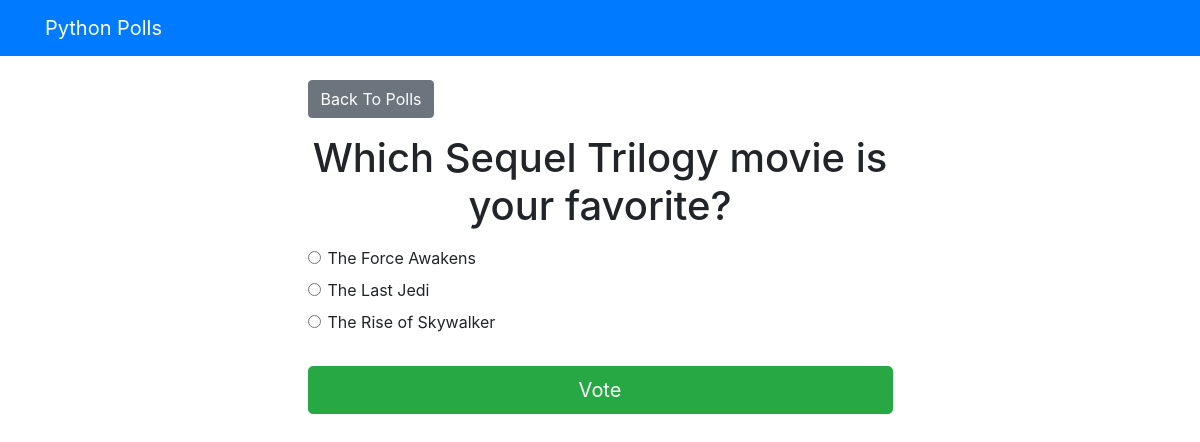
/polls/2, run on the app's committed database.
### polls/models.py (models this page shows, shortened)
class Question(models.Model):
    question_text = models.CharField(max_length=200)
    pub_date = models.DateTimeField('date published')

class Choice(models.Model):
    question = models.ForeignKey(Question, on_delete=models.CASCADE)
    choice_text = models.CharField(max_length=200)
    votes = models.IntegerField(default=0)

### polls/views.py (the view)
# urls.py: path('<int:question_id>', views.detail, name='detail'),
def detail(request, question_id):
  try:
    question = Question.objects.get(pk=question_id)
  except Question.DoesNotExist:
    raise Http404("Question does not exist")
  return render(request, 'polls/detail.html', { 'question': question })

### templates/polls/detail.html (shortened to what this page needs)
{% extends 'base.html' %}
{% block content %}
<a class="btn btn-secondary btn=sm mb-3" href="{% url 'polls:index' %}">Back To Polls</a>
<h1 class="text-center mb-3">{{ question.question_text }}</h1>
<form action="{% url 'polls:vote' question.id %}" method="post">
  {% for choice in question.choice_set.all %}
  <div class="form-check">
    <input
      type="radio"
      name="choice"
      class="form-check-input"
      id="choice{{ forloop.counter }}"
      value="{{ choice.id }}"
    />
    <label for="choice{{ forloop.counter }}">{{ choice.choice_text }}</label>
  </div>
  {% endfor %}
  <input type="submit" value="Vote" class="btn btn-success btn-lg btn-block mt-4" />
</form>
{% endblock %}

### data on the page
Question: question_text "Which Sequel Trilogy movie is your favorite?"
Choice: choice_text "The Force Awakens"
Choice: choice_text "The Last Jedi"
Choice: choice_text "The Rise of Skywalker"
